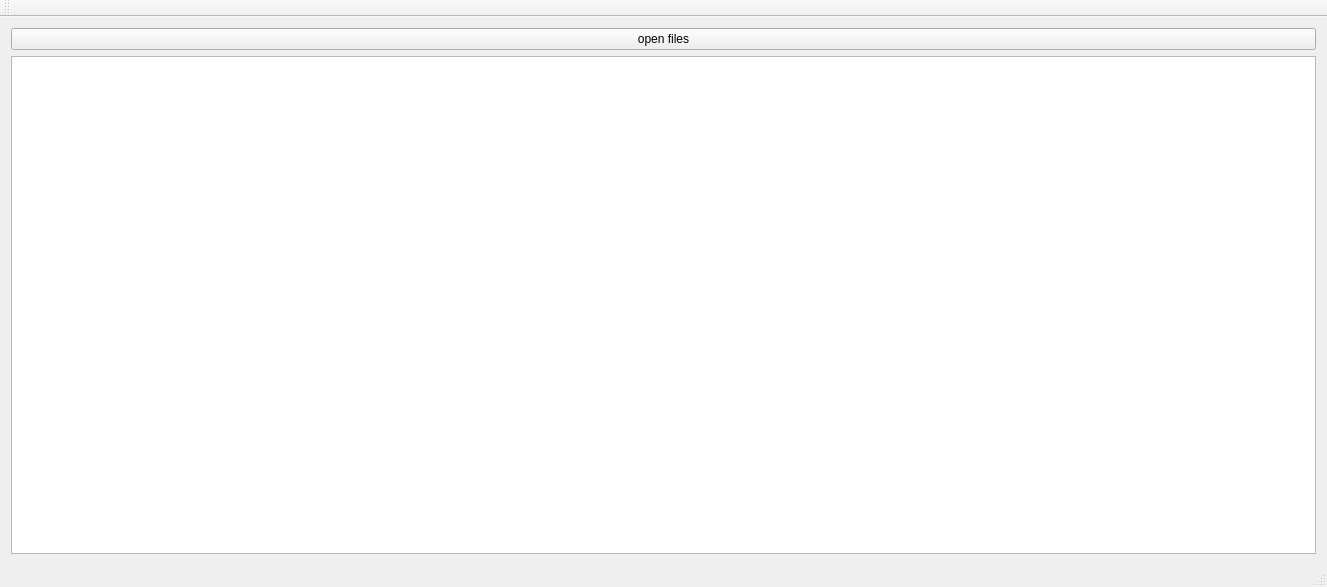
<?xml version="1.0" encoding="UTF-8"?>
<ui version="4.0">
 <class>MainWindow</class>
 <widget class="QMainWindow" name="MainWindow">
  <property name="geometry">
   <rect>
    <x>0</x>
    <y>0</y>
    <width>1327</width>
    <height>587</height>
   </rect>
  </property>
  <property name="windowTitle">
   <string>MainWindow</string>
  </property>
  <widget class="QWidget" name="centralWidget">
   <layout class="QGridLayout" name="gridLayout">
    <item row="1" column="0">
     <widget class="QPlainTextEdit" name="plainTextEdit">
      <property name="font">
       <font>
        <family>Courier</family>
        <pointsize>10</pointsize>
       </font>
      </property>
     </widget>
    </item>
    <item row="0" column="0">
     <widget class="QPushButton" name="pushButtonOpenFiles">
      <property name="text">
       <string>open files</string>
      </property>
     </widget>
    </item>
   </layout>
  </widget>
  <widget class="QMenuBar" name="menuBar">
   <property name="geometry">
    <rect>
     <x>0</x>
     <y>0</y>
     <width>1327</width>
     <height>18</height>
    </rect>
   </property>
  </widget>
  <widget class="QToolBar" name="mainToolBar">
   <attribute name="toolBarArea">
    <enum>TopToolBarArea</enum>
   </attribute>
   <attribute name="toolBarBreak">
    <bool>false</bool>
   </attribute>
  </widget>
  <widget class="QStatusBar" name="statusBar"/>
 </widget>
 <layoutdefault spacing="6" margin="11"/>
 <resources/>
 <connections/>
</ui>
